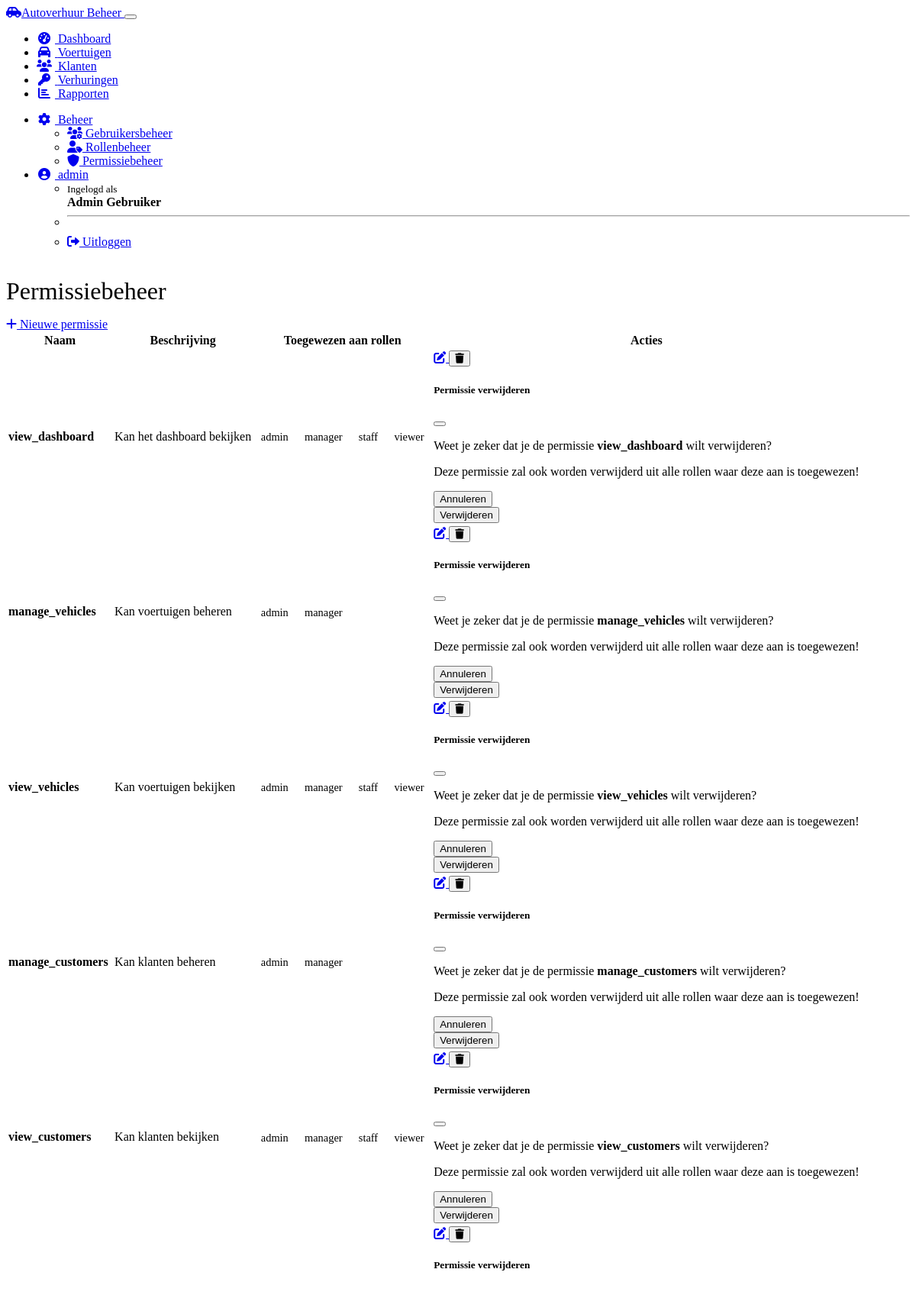
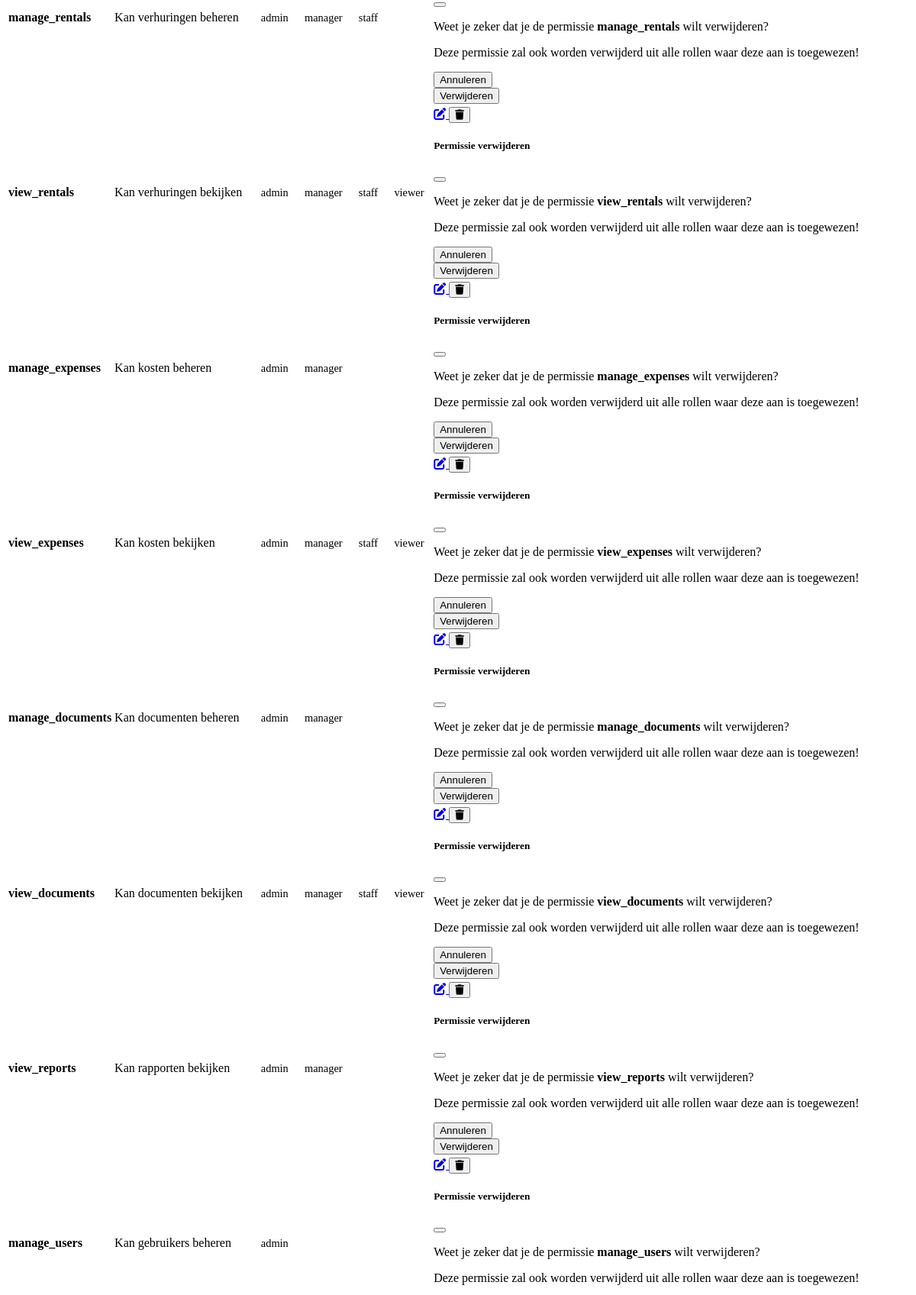
The page /auth/permissions (signed in, upper part) on the database its author committed (2 pictures, top to bottom).
### models.py (models this page shows, shortened)
class User(UserMixin, db.Model):
    id = db.Column(db.Integer, primary_key=True)
    username = db.Column(db.String(64), unique=True, nullable=False)
    email = db.Column(db.String(120), unique=True, nullable=False)
    password_hash = db.Column(db.String(256), nullable=False)
    first_name = db.Column(db.String(64))
    last_name = db.Column(db.String(64))
    is_active = db.Column(db.Boolean, default=True)
    last_login = db.Column(db.DateTime)
    created_at = db.Column(db.DateTime, default=datetime.utcnow)
    roles = db.relationship('Role', secondary=user_roles, lazy='subquery',
                           backref=db.backref('users', lazy=True))
    @property
    def full_name(self):
        if self.first_name and self.last_name:
            return f"{self.first_name} {self.last_name}"
        return self.username
    def has_role(self, role_name):
        return any(role.name == role_name for role in self.roles)

class Permission(db.Model):
    id = db.Column(db.Integer, primary_key=True)
    name = db.Column(db.String(64), unique=True, nullable=False)
    description = db.Column(db.String(255))

class Role(db.Model):
    id = db.Column(db.Integer, primary_key=True)
    name = db.Column(db.String(64), unique=True, nullable=False)
    description = db.Column(db.String(255))
    permissions = db.relationship('Permission', secondary='role_permissions', lazy='subquery',
                                 backref=db.backref('roles', lazy=True))

### auth.py (the view)
@auth_bp.route('/permissions')
@login_required
@admin_required
def permissions():
    permissions = Permission.query.all()
    return render_template('auth/permissions.html', permissions=permissions)

### auth.py (called while the page is built)
def role_required(role_name):
    def decorator(f):
        @wraps(f)
        def decorated_function(*args, **kwargs):
            if not current_user.is_authenticated or not current_user.has_role(role_name):
                flash(f'Je hebt niet de benodigde rol ({role_name}) om deze actie uit te voeren.', 'danger')
                return redirect(url_for('dashboard'))
            return f(*args, **kwargs)
        return decorated_function
    return decorator

### models.py (called while the page is built)
@login_manager.user_loader
def load_user(user_id):
    return User.query.get(int(user_id))

### templates/auth/permissions.html (shortened to what this page needs)
{% extends 'layout.html' %}
{% block content %}
<div class="container mt-4">
    <div class="d-flex justify-content-between align-items-center mb-4">
        <h1>Permissiebeheer</h1>
        <a href="{{ url_for('auth.add_permission') }}" class="btn btn-primary">
            <i class="fas fa-plus me-1"></i> Nieuwe permissie
        </a>
    </div>
    <div class="card shadow-sm">
        <div class="card-body">
            <div class="table-responsive">
                <table class="table table-hover">
                    <thead>
                        <tr>
                            <th>Naam</th>
                            <th>Beschrijving</th>
                            <th>Toegewezen aan rollen</th>
                            <th class="text-end">Acties</th>
                        </tr>
                    </thead>
                    <tbody>
                        {% for permission in permissions %}
                            <tr>
                                <td><strong>{{ permission.name }}</strong></td>
                                <td>{{ permission.description }}</td>
                                <td>
                                    {% for role in permission.roles %}
                                        <span class="badge bg-info">{{ role.name }}</span>
                                    {% else %}
                                        <span class="text-muted">Geen</span>
                                    {% endfor %}
                                </td>
                                <td class="text-end">
                                    <div class="btn-group">
                                        <a href="{{ url_for('auth.edit_permission', id=permission.id) }}" class="btn btn-sm btn-outline-primary">
                                            <i class="fas fa-edit"></i>
                                        </a>
                                        <button type="button"
                                                class="btn btn-sm btn-outline-danger"
                                                data-bs-toggle="modal"
                                                data-bs-target="#deletePermissionModal{{ permission.id }}">
                                            <i class="fas fa-trash"></i>
                                        </button>
                                    </div>
                                    <div class="modal fade" id="deletePermissionModal{{ permission.id }}" tabindex="-1" aria-hidden="true">
                                        <div class="modal-dialog">
                                            <div class="modal-content">
                                                <div class="modal-header">
                                                    <h5 class="modal-title">Permissie verwijderen</h5>
                                                    <button type="button" class="btn-close" data-bs-dismiss="modal" aria-label="Close"></button>
                                                </div>
                                                <div class="modal-body">
                                                    <p>
                                                        Weet je zeker dat je de permissie <strong>{{ permission.name }}</strong> wilt verwijderen?
                                                    </p>
                                                    <p class="text-danger">
                                                        Deze permissie zal ook worden verwijderd uit alle rollen waar deze aan is toegewezen!
                                                    </p>
                                                </div>
                                                <div class="modal-footer">
                                                    <button type="button" class="btn btn-secondary" data-bs-dismiss="modal">Annuleren</button>
                                                    <form action="{{ url_for('auth.delete_permission', id=permission.id) }}" method="POST" class="d-inline">
                                                        <button type="submit" class="btn btn-danger">Verwijderen</button>
                                                    </form>
                                                </div>
                                            </div>
                                        </div>
                                    </div>
                                </td>
                            </tr>
                        {% endfor %}
                    </tbody>
                </table>
            </div>
        </div>
    </div>
</div>
{% endblock %}

### templates/layout.html (shortened to what this page needs)
<!DOCTYPE html>
<html lang="nl" data-bs-theme="dark">
<head>
    <link rel="stylesheet" href="https://cdn.replit.com/agent/bootstrap-agent-dark-theme.min.css">
    <link rel="stylesheet" href="https://cdnjs.cloudflare.com/ajax/libs/font-awesome/6.0.0/css/all.min.css">
    <link rel="stylesheet" href="https://cdn.jsdelivr.net/npm/bootstrap-icons@1.10.3/font/bootstrap-icons.css">
    <link rel="stylesheet" href="{{ url_for('static', filename='css/custom.css') }}">
</head>
<body>
    <nav class="navbar navbar-expand-lg navbar-dark bg-dark">
        <div class="container">
            <a class="navbar-brand" href="{{ url_for('dashboard') }}">
                <i class="fas fa-car-side me-2"></i>Autoverhuur Beheer
            </a>
            <button class="navbar-toggler" type="button" data-bs-toggle="collapse" data-bs-target="#navbarNav">
            </button>
            <div class="collapse navbar-collapse" id="navbarNav">
                <ul class="navbar-nav me-auto">
                    <li class="nav-item">
                        <a class="nav-link {% if request.path == '/' %}active{% endif %}" href="{{ url_for('dashboard') }}">
                            <i class="fas fa-tachometer-alt me-1"></i> Dashboard
                        </a>
                    </li>
                    <li class="nav-item">
                        <a class="nav-link {% if '/vehicles' in request.path %}active{% endif %}" href="{{ url_for('vehicles') }}">
                            <i class="fas fa-car me-1"></i> Voertuigen
                        </a>
                    </li>
                    <li class="nav-item">
                        <a class="nav-link {% if '/customers' in request.path %}active{% endif %}" href="{{ url_for('customers') }}">
                            <i class="fas fa-users me-1"></i> Klanten
                        </a>
                    </li>
                    <li class="nav-item">
                        <a class="nav-link {% if '/rentals' in request.path %}active{% endif %}" href="{{ url_for('rentals') }}">
                            <i class="fas fa-key me-1"></i> Verhuringen
                        </a>
                    </li>
                    <li class="nav-item">
                        <a class="nav-link {% if '/reports' in request.path %}active{% endif %}" href="{{ url_for('reports') }}">
                            <i class="fas fa-chart-bar me-1"></i> Rapporten
                        </a>
                    </li>
                </ul>
                <ul class="navbar-nav">
                    {% if current_user.is_authenticated %}
                        {% if current_user.has_role('admin') %}
                            <li class="nav-item dropdown">
                                <a class="nav-link dropdown-toggle {% if '/admin' in request.path %}active{% endif %}"
                                   href="#" id="adminDropdown" role="button"
                                   data-bs-toggle="dropdown" aria-expanded="false">
                                    <i class="fas fa-cog me-1"></i> Beheer
                                </a>
                                <ul class="dropdown-menu dropdown-menu-end" aria-labelledby="adminDropdown">
                                    <li>
                                        <a class="dropdown-item" href="{{ url_for('auth.users') }}">
                                            <i class="fas fa-users-cog me-1"></i> Gebruikersbeheer
                                        </a>
                                    </li>
                                    <li>
                                        <a class="dropdown-item" href="{{ url_for('auth.roles') }}">
                                            <i class="fas fa-user-tag me-1"></i> Rollenbeheer
                                        </a>
                                    </li>
                                    <li>
                                        <a class="dropdown-item" href="{{ url_for('auth.permissions') }}">
                                            <i class="fas fa-shield-alt me-1"></i> Permissiebeheer
                                        </a>
                                    </li>
                                </ul>
                            </li>
                        {% endif %}
                        <li class="nav-item dropdown">
                            <a class="nav-link dropdown-toggle" href="#" id="userDropdown"
                               role="button" data-bs-toggle="dropdown" aria-expanded="false">
                                <i class="fas fa-user-circle me-1"></i> {{ current_user.username }}
                            </a>
                            <ul class="dropdown-menu dropdown-menu-end" aria-labelledby="userDropdown">
                                <li>
                                    <span class="dropdown-item-text text-muted">
                                        <small>Ingelogd als</small><br>
                                        <strong>{{ current_user.full_name }}</strong>
                                    </span>
                                </li>
                                <li><hr class="dropdown-divider"></li>
                                <li>
                                    <a class="dropdown-item" href="{{ url_for('auth.logout') }}">
                                        <i class="fas fa-sign-out-alt me-1"></i> Uitloggen
                                    </a>
                                </li>
                            </ul>
                        </li>
                    {% else %}
                        <li class="nav-item">
                            <a class="nav-link" href="{{ url_for('auth.login') }}">
                                <i class="fas fa-sign-in-alt me-1"></i> Inloggen
                            </a>
                        </li>
                    {% endif %}
                </ul>
            </div>
        </div>
    </nav>
    <div class="container mt-4 mb-5">
        {% block content %}{% endblock %}
    </div>
</body>
</html>

### static/css/custom.css (style rules this page uses)
.card { transition: transform 0.3s ease, box-shadow 0.3s ease; }
.badge { font-size: 0.9em; padding: 0.4em 0.6em; }
body { display: flex; flex-direction: column; min-height: 100vh; }
.container { flex: 1; }
h1, h2 { font-weight: 300; margin-bottom: 1rem; }
.modal-content { border-radius: 0.5rem; }
.modal-header { border-top-left-radius: 0.5rem; border-top-right-radius: 0.5rem; }
.nav-link i { width: 1.25rem; text-align: center; margin-right: 0.25rem; }
.navbar-brand { font-weight: 500; }

### rows shown on the page
User: username "admin", full_name "Admin Gebruiker"
Permission: name "view_dashboard", description "Kan het dashboard bekijken"
Role: name "admin"
Role: name "manager"
Role: name "staff"
Role: name "viewer"
Permission: name "manage_vehicles", description "Kan voertuigen beheren"
Permission: name "view_vehicles", description "Kan voertuigen bekijken"
Permission: name "manage_customers", description "Kan klanten beheren"
Permission: name "view_customers", description "Kan klanten bekijken"
Permission: name "manage_rentals", description "Kan verhuringen beheren"
Permission: name "view_rentals", description "Kan verhuringen bekijken"
Permission: name "manage_expenses", description "Kan kosten beheren"
Permission: name "view_expenses", description "Kan kosten bekijken"
Permission: name "manage_documents", description "Kan documenten beheren"
Permission: name "view_documents", description "Kan documenten bekijken"
Permission: name "view_reports", description "Kan rapporten bekijken"
Permission: name "manage_users", description "Kan gebruikers beheren"
